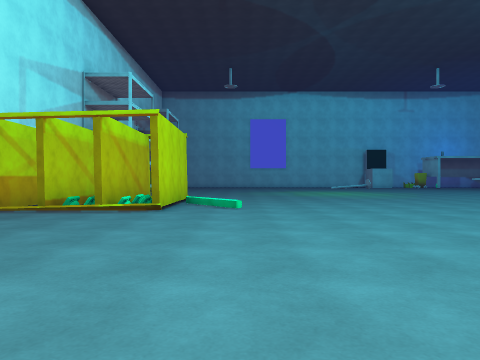
view 1 (above)

24 first-person views from a walk through a Unity game level. The camera is 1.2 m above the floor, looks level and sees 70° across. The floor is counted in squares, 2 m on a side. Each view is taken from the middle of a square. On the plan, view 1 faces up. The plan holds only what a view shows up to about 10 squares ahead; the rest is blank. The place goes on beyond the plan. The player is left out. Surface patterns are stand-ins for the level's own textures.

view 2
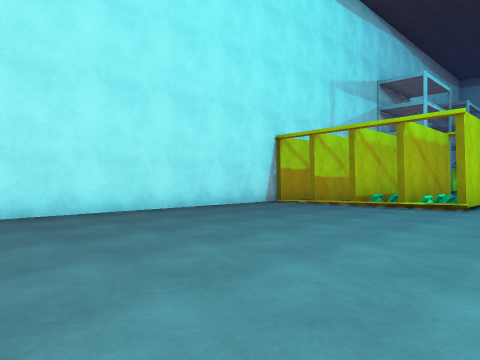

view 3
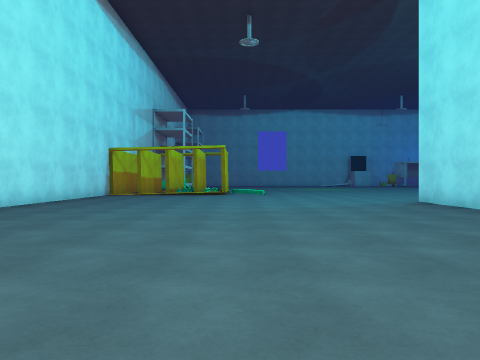

view 4
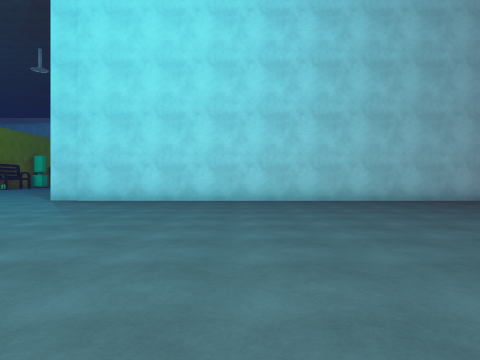

view 5
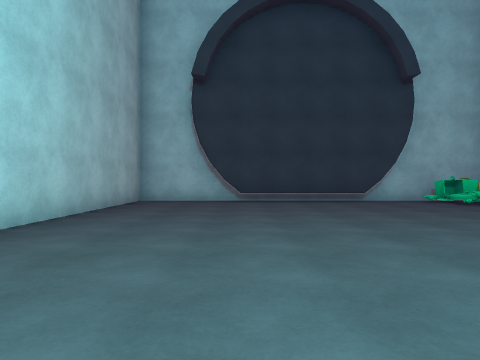

view 6
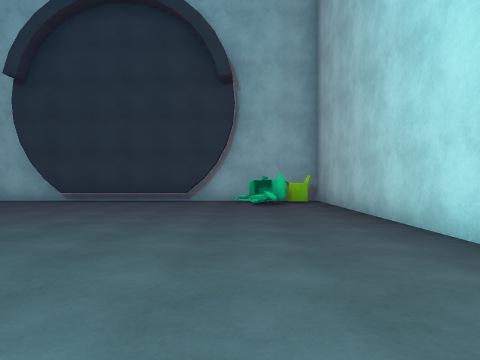

view 7
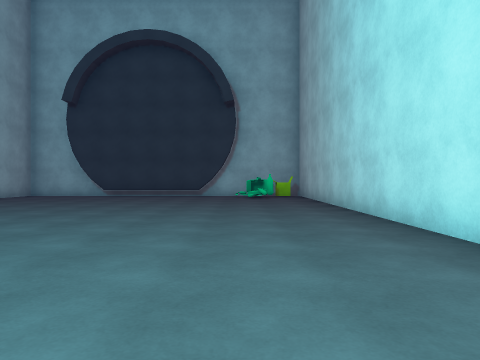

view 8
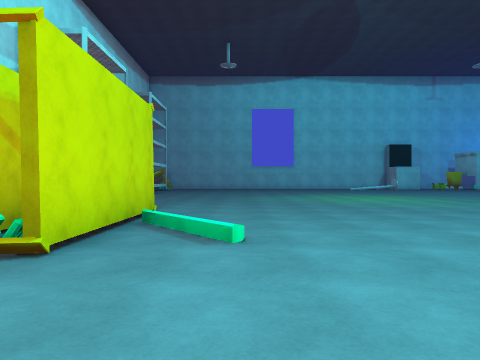

view 9
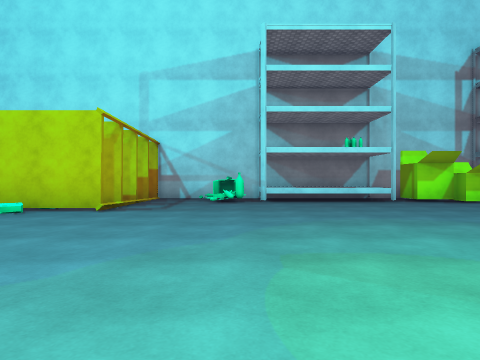

view 10
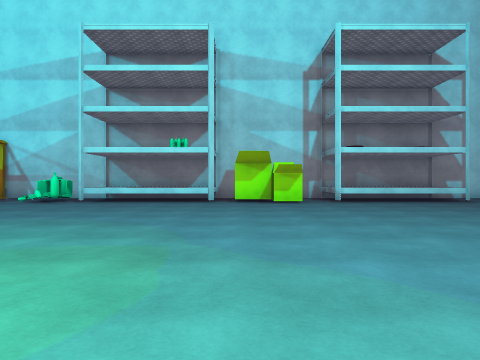

view 11
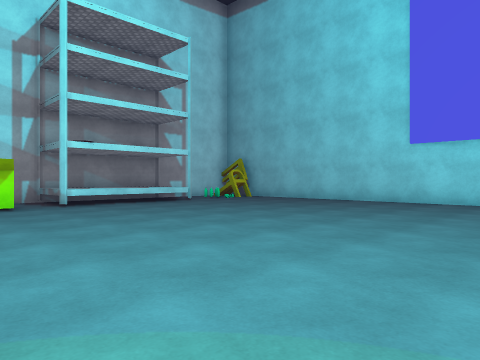

view 12
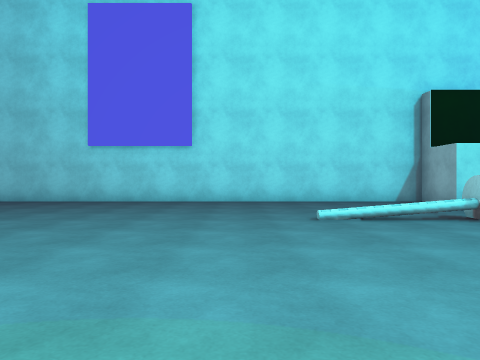

view 13
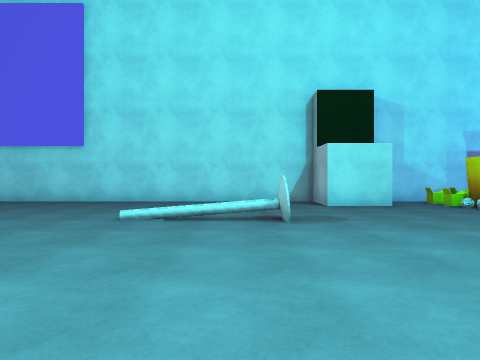

view 14
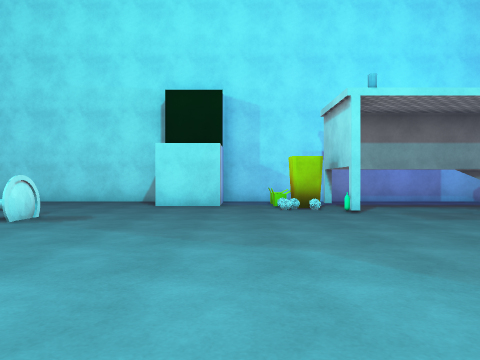

view 15
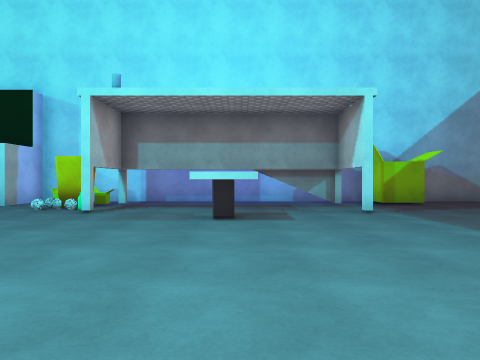

view 16
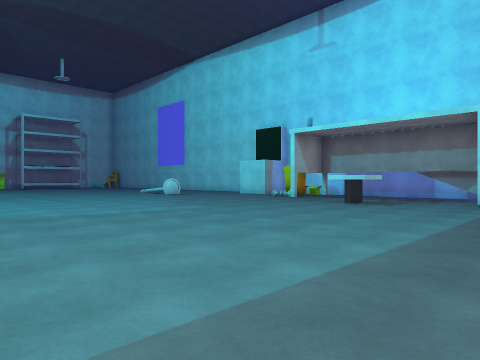

view 17
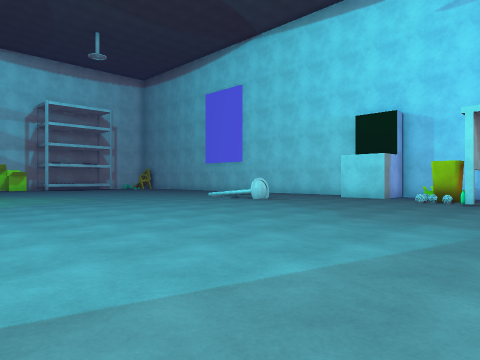

view 18
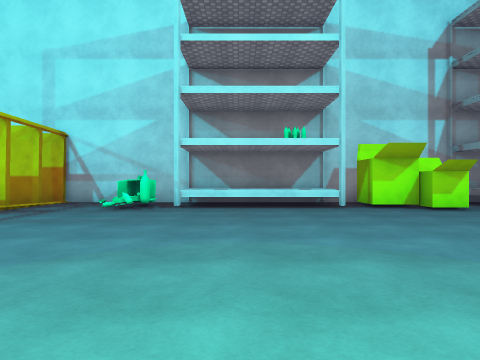

view 19
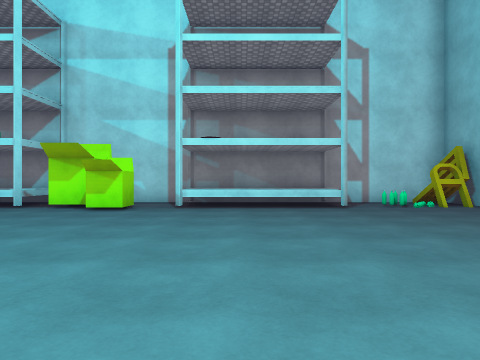

view 20
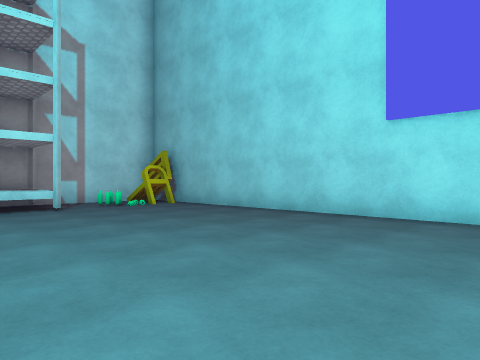

view 21
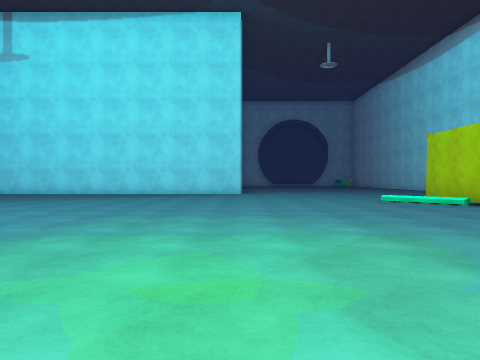

view 22
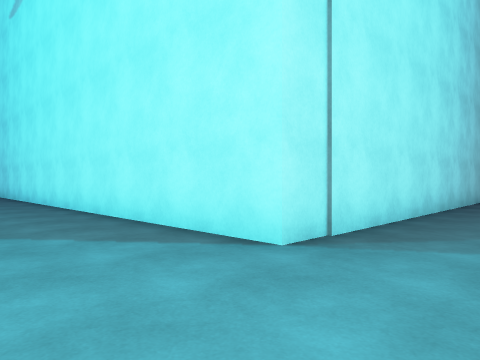

view 23
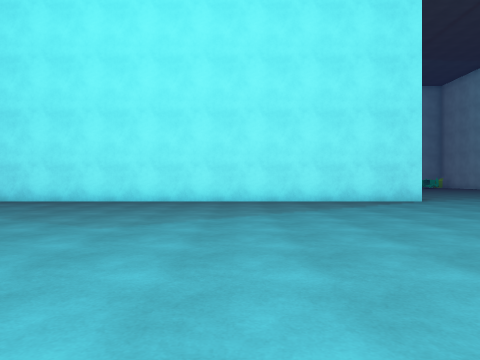

view 24
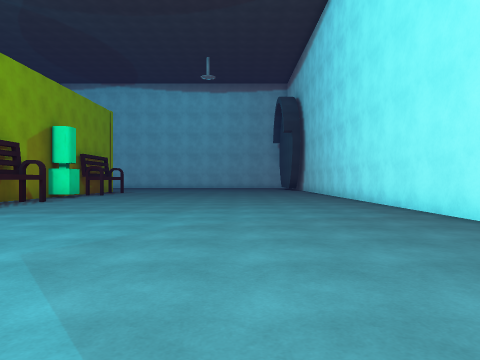

### Floor plan
Points are (right, up) in squares from view 1. A wall is a line through its corners. A room is listed if a view was taken in it or the views show most of it. See-through windows are left out.
Room 1 (views 1, 2, 3, 4, 5, 6, 7, 8, 9, 10, 11, 12, 13, 14, 15, 16, 17, 18, 19, 20, 21, 22, 23, 24)
walls: (-1.6, 10.4) (-1.6, 6.6); (-2.7, 10.4) (-2.7, 6.6); (-3.8, 9.4) (-3.8, 6.6); (17.9, 12.4) (17.4, 12.4); (8.6, 22.8) (8.6, 23.1); (8.6, 23.2) (8.7, 23.7); (-6.2, 6.9) (-6.2, 0); (8.7, 23.8) (8.7, 22.8); (-6.2, 17.5) (-6.2, 10.2); (-6.2, -4.1) (-6.2, -13.9) (3.9, -13.9) (3.9, 2.5) (18, 2.5); (-6.2, 27.2) (-6.2, 19.1); (19.5, 26.4) (17.2, 26.4); (19.4, 27.5) (-6.1, 27.5); (-3.1, -13.5) (1.6, -13.5)
low walls: (-2, 7.4) (-2, 6.9); (8.6, 23.1) (7.4, 23.1); (-5.6, 17.2) (-4.4, 17.2) (-4.4, 13.6); (-4.6, 20.7) (-6.2, 20.7); (-4.4, 24.2) (-4.4, 20.8)
ways out: opening at (18.5, 27); opening at (20.5, 26)
objects: other object (-5, -13); other object (-5, -13) to (-4, -12); other object (-5, 13) to (-4, 13); other object (-5, 18); other object (-5, 19) to (-4, 19); other object (-5, 25); other object (-5, 26); bench (-5, 27); computer (10, 26) to (11, 27); bin (13, 25) to (14, 26); other object (13, 27); other object (14, 27); bench (15, 12) to (17, 12); stool (17, 23) to (17, 24)

Where each view was taken, in squares from view 1:
view 1: 0 up, 0 right, facing up
view 2: 1 down, 0 right, facing up-left
view 3: 7 down, 1 left, facing up
view 4: 3 down, 6 left, facing right
view 5: 4 down, 1 right, facing down
view 6: 4 down, 4 left, facing down
view 7: 1 down, 4 left, facing down
view 8: 4 up, 0 right, facing up
view 9: 13 up, 5 right, facing left
view 10: 18 up, 5 right, facing left
view 11: 18 up, 4 right, facing up-left
view 12: 18 up, 5 right, facing up
view 13: 18 up, 8 right, facing up
view 14: 18 up, 12 right, facing up
view 15: 18 up, 17 right, facing up
view 16: 15 up, 21 right, facing up-left
view 17: 15 up, 16 right, facing up-left
view 18: 15 up, 3 right, facing left
view 19: 22 up, 3 right, facing left
view 20: 22 up, 3 right, facing up-left
view 21: 17 up, 4 right, facing down
view 22: 5 up, 2 right, facing down-right
view 23: 12 up, 9 right, facing down
view 24: 6 up, 8 right, facing right
